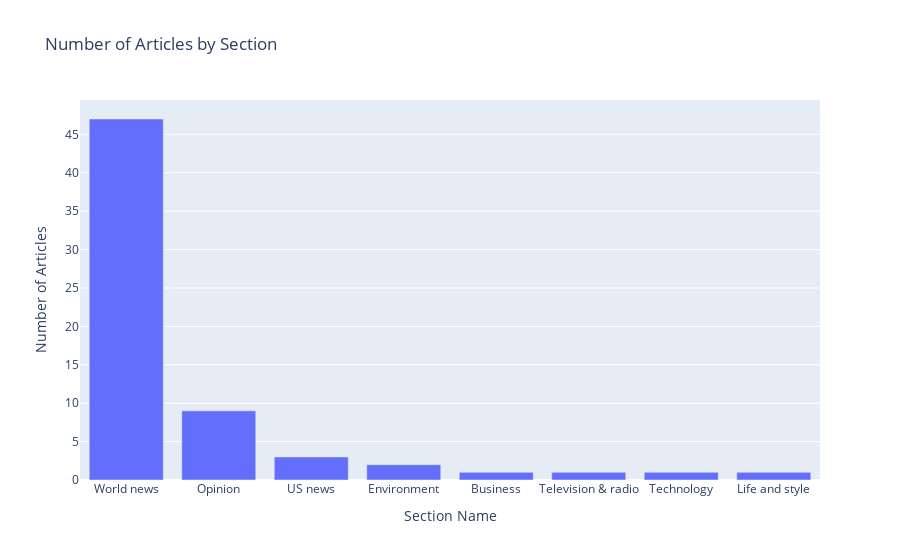

Here is the notebook cell this chart was saved with:
### Code cell
import plotly.express as px

top_section_df = get_top_section(df)
def plot_articles_by_section(top_section_df):
    fig = px.bar(top_section_df, x='sectionName', y='section_count', 
                 title='Number of Articles by Section',
                 labels={'sectionName': 'Section Name', 'section_count': 'Number of Articles'})
    fig.show()

plot_articles_by_section(top_section_df)

### Figure 1 — Plotly figure (JSON) as saved in the notebook; plotly's stock layout.template omitted (floating-point values rounded to 4 significant figures)
{"data": [{"alignmentgroup": "True", "hovertemplate": "Section Name=%{x}<br>Number of Articles=%{y}<extra></extra>", "legendgroup": "", "marker": {"color": "#636efa", "pattern": {"shape": ""}}, "name": "", "offsetgroup": "", "orientation": "v", "showlegend": false, "textposition": "auto", "type": "bar", "x": ["World news", "Opinion", "US news", "Environment", "Business", "Television & radio", "Technology", "Life and style"], "xaxis": "x", "y": [47, 9, 3, 2, 1, 1, 1, 1], "yaxis": "y"}], "layout": {"barmode": "relative", "legend": {"tracegroupgap": 0}, "title": {"text": "Number of Articles by Section"}, "xaxis": {"anchor": "y", "domain": [0, 1], "title": {"text": "Section Name"}}, "yaxis": {"anchor": "x", "domain": [0, 1], "title": {"text": "Number of Articles"}}}}
